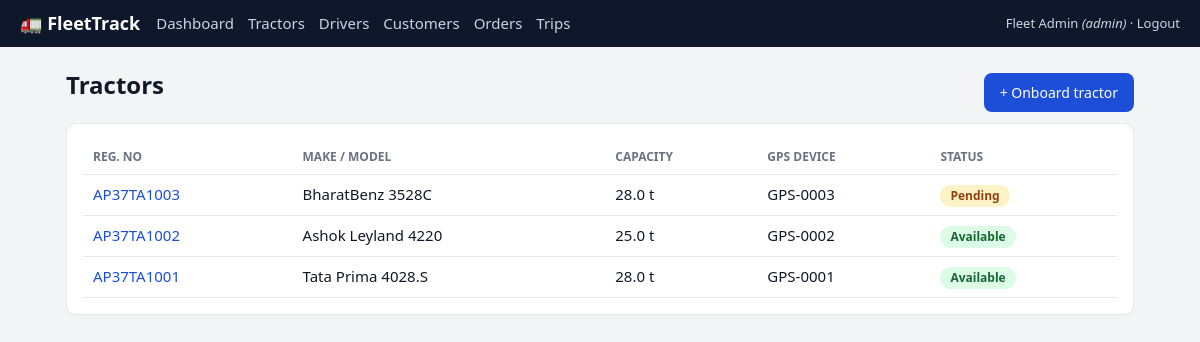
/tractors (signed in), run on the app's committed database.
### tables this page shows
CREATE TABLE users (
  id INTEGER PRIMARY KEY AUTOINCREMENT,
  name TEXT NOT NULL,
  email TEXT NOT NULL UNIQUE,
  mobile TEXT,
  password_hash TEXT NOT NULL,
  role TEXT NOT NULL CHECK (
    role IN ('admin', 'dispatcher', 'driver', 'customer')
  ),
  active INTEGER NOT NULL DEFAULT 1,
  created_at TEXT NOT NULL DEFAULT (datetime('now'))
);

CREATE TABLE tractors (
  id INTEGER PRIMARY KEY AUTOINCREMENT,
  reg_no TEXT NOT NULL UNIQUE,
  make TEXT,
  model TEXT,
  chassis_no TEXT,
  engine_no TEXT,
  capacity_tons REAL,
  gps_device_id TEXT,
  status TEXT NOT NULL DEFAULT 'Pending' CHECK (
    status IN ('Pending', 'Available', 'On Trip', 'Inactive')
  ),
  approved_by INTEGER REFERENCES users(id),
  created_at TEXT NOT NULL DEFAULT (datetime('now'))
);

### app.py (the view)
@app.route("/tractors")
@login_required("admin", "dispatcher")
def tractors():
    return render_template(
        "tractors.html", rows=q("SELECT * FROM tractors ORDER BY id DESC")
    )

### app.py (called while the page is built)
def get_db():
    if "db" not in g:
        g.db = sqlite3.connect(DB_PATH)
        g.db.row_factory = sqlite3.Row
        g.db.execute("PRAGMA foreign_keys = ON")
    return g.db

def q(sql, args=(), one=False):
    rows = get_db().execute(sql, args).fetchall()
    if one:
        return rows[0] if rows else None
    return rows

@app.before_request
def load_user():
    uid = session.get("user_id")
    g.user = (
        q("SELECT * FROM users WHERE id=? AND active=1", (uid,), one=True)
        if uid
        else None
    )

def login_required(*roles):
    def deco(f):
        @functools.wraps(f)
        def wrapper(*a, **kw):
            if not g.user:
                return redirect(url_for("login", next=request.path))
            if roles and g.user["role"] not in roles:
                abort(403)
            return f(*a, **kw)
        return wrapper
    return deco

### templates/tractors.html
{% extends "base.html" %}
{% block content %}
<div class="head">
    <h1>Tractors</h1>
    {% if g.user.role == 'admin' %}<a class="btn" href="{{ url_for('tractor_new') }}">+ Onboard tractor</a>{% endif %}
</div>
<div class="card">
    <table>
        <tr>
            <th>Reg. no</th>
            <th>Make / model</th>
            <th>Capacity</th>
            <th>GPS device</th>
            <th>Status</th>
        </tr>
        {% for t in rows %}<tr>
            <td><a href="{{ url_for('tractor_detail', tid=t.id) }}">{{ t.reg_no }}</a></td>
            <td>{{ t.make }} {{ t.model }}</td>
            <td>{{ t.capacity_tons }} t</td>
            <td>{{ t.gps_device_id }}</td>
            <td><span class="badge t-{{ t.status|replace(' ','') }}">{{ t.status }}</span></td>
        </tr>{% endfor %}
    </table>
</div>
{% endblock %}

### templates/base.html (shortened to what this page needs)
<!doctype html>
<html lang="en">
<head>
  <link rel="stylesheet" href="{{ url_for('static', filename='style.css') }}">
</head>
<body>
  {% if g.user %}
  <header class="nav">
    <a class="brand" href="{{ url_for('home') }}">🚛 FleetTrack</a>
    <nav>
      {% if g.user.role in ('admin','dispatcher') %}
      <a href="{{ url_for('dashboard') }}">Dashboard</a>
      <a href="{{ url_for('tractors') }}">Tractors</a>
      <a href="{{ url_for('drivers') }}">Drivers</a>
      <a href="{{ url_for('customers') }}">Customers</a>
      <a href="{{ url_for('orders') }}">Orders</a>
      <a href="{{ url_for('trips') }}">Trips</a>
      {% elif g.user.role == 'driver' %}
      <a href="{{ url_for('driver_home') }}">My trips</a>
      {% else %}
      <a href="{{ url_for('customer_home') }}">My shipments</a>
      <a href="{{ url_for('order_new') }}">New order</a>
      {% endif %}
    </nav>
    <span class="who">{{ g.user.name }} <em>({{ g.user.role }})</em> · <a
        href="{{ url_for('logout') }}">Logout</a></span>
  </header>
  {% endif %}
  <main>
    {% block content %}{% endblock %}
  </main>
</body>
</html>

### static/style.css (style rules this page uses)
:root { --bg:#f3f4f6;--card:#fff;--ink:#111827;--muted:#6b7280;--brand:#1d4ed8;--line:#e5e7eb }
* { box-sizing:border-box }
body { margin:0;font:15px/1.5 system-ui,-apple-system,Segoe UI,Roboto,sans-serif;background:var(--bg);color:var(--ink) }
a { color:var(--brand);text-decoration:none }
.nav { display:flex;flex-wrap:wrap;align-items:center;gap:16px;background:#0f172a;color:#fff;padding:10px 20px }
.nav a { color:#cbd5e1 }
.brand { font-weight:700;color:#fff!important;font-size:18px }
.nav nav { display:flex;gap:14px;flex:1;flex-wrap:wrap }
.who { font-size:13px;color:#cbd5e1 }
main { max-width:1100px;margin:20px auto;padding:0 16px }
h1 { margin:0 0 14px;font-size:24px }
.head { display:flex;justify-content:space-between;align-items:center;margin-bottom:6px }
.card { background:var(--card);border:1px solid var(--line);border-radius:10px;padding:16px;margin-bottom:16px }
table { width:100%;border-collapse:collapse }
th,td { text-align:left;padding:8px 10px;border-bottom:1px solid var(--line);vertical-align:top }
th { font-size:12px;text-transform:uppercase;color:var(--muted) }
.btn { display:inline-block;background:var(--brand);color:#fff;border:0;border-radius:8px;padding:9px 16px;font-size:14px;cursor:pointer }
.badge { display:inline-block;padding:2px 10px;border-radius:999px;font-size:12px;font-weight:600;background:#e5e7eb;color:#374151;vertical-align:middle }
.s-New,.t-Pending { background:#fef3c7;color:#92400e }
.s-Delivered,.s-Closed,.t-Available { background:#dcfce7;color:#166534 }

### data on the page
users: user.name "Fleet Admin", user.role "admin"
tractors: reg_no "AP37TA1003", make "BharatBenz", model "3528C", capacity_tons "28.0", gps_device_id "GPS-0003", status "Pending"
tractors: reg_no "AP37TA1002", make "Ashok Leyland", model "4220", capacity_tons "25.0", gps_device_id "GPS-0002", status "Available"
tractors: reg_no "AP37TA1001", make "Tata", model "Prima 4028.S", capacity_tons "28.0", gps_device_id "GPS-0001", status "Available"
